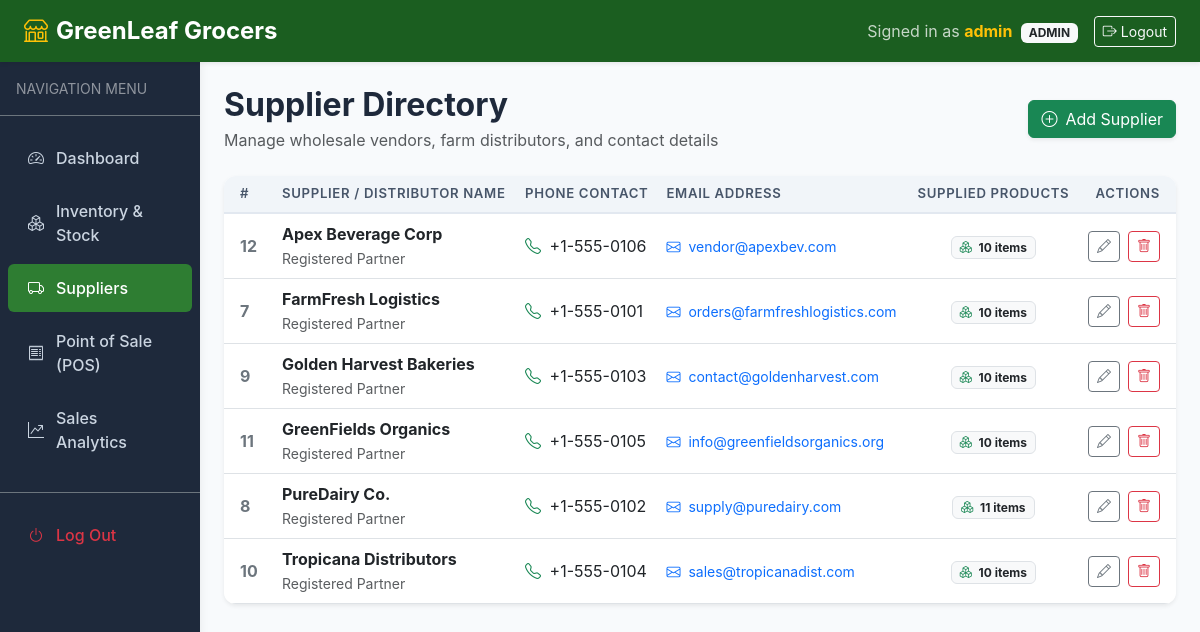
Page /suppliers/ (signed in) on the committed database.
### tables this page shows
CREATE TABLE suppliers (
    supplier_id INTEGER PRIMARY KEY AUTOINCREMENT,
    name TEXT NOT NULL,
    phone TEXT NOT NULL,
    email TEXT,
    created_at TIMESTAMP DEFAULT CURRENT_TIMESTAMP
);

### app/routes/suppliers.py (the view)
@suppliers_bp.route("/")
@admin_required
def index():
    suppliers = Supplier.get_all_with_counts()
    return render_template("suppliers/index.html", suppliers=suppliers)

### app/auth_utils.py (called while the page is built)
def admin_required(f):
    @wraps(f)
    def decorated_function(*args, **kwargs):
        if "user_id" not in session:
            flash("Please log in to access this page.", "warning")
            return redirect(url_for("auth.login", next=request.endpoint))
        if session.get("role") != "admin":
            flash("Access denied. Admin privileges required.", "danger")
            return redirect(url_for("main.index"))
        return f(*args, **kwargs)
    return decorated_function

### app/database.py (called while the page is built)
def get_db_connection(db_path: str | Path | None = None) -> sqlite3.Connection:
    if db_path is None:
        try:
            from flask import current_app, has_app_context
            if has_app_context() and "DATABASE_PATH" in current_app.config:
                path = current_app.config["DATABASE_PATH"]
            else:
                path = DEFAULT_DB_PATH
        except ImportError:
            path = DEFAULT_DB_PATH
    else:
        path = db_path
    conn = sqlite3.connect(path)
    conn.row_factory = sqlite3.Row
    conn.execute("PRAGMA foreign_keys = ON;")
    return conn

### app/models.py (called while the page is built)
    @classmethod
    def get_all_with_counts(cls, db_path=None) -> List[Dict]:
        conn = get_db_connection(db_path)
        try:
            rows = conn.execute(
                """
                SELECT s.*, COUNT(p.product_id) as product_count
                FROM suppliers s
                LEFT JOIN products p ON s.supplier_id = p.supplier_id
                GROUP BY s.supplier_id
                ORDER BY s.name ASC
                """
            ).fetchall()
            return [dict(r) for r in rows]
        finally:
            conn.close()

### app/templates/suppliers/index.html (shortened to what this page needs)
{% extends "base.html" %}
{% block content %}
<div class="d-flex justify-content-between align-items-center mb-4">
    <div>
        <h2 class="fw-bold mb-1">Supplier Directory</h2>
        <p class="text-muted mb-0">Manage wholesale vendors, farm distributors, and contact details</p>
    </div>
    <div>
        <button type="button" class="btn btn-success d-flex align-items-center gap-2 shadow-sm" data-bs-toggle="modal" data-bs-target="#addSupplierModal">
            <i class="bi bi-plus-circle"></i> Add Supplier
        </button>
    </div>
</div>
<div class="card p-0 shadow-sm border-0 overflow-hidden">
    <div class="table-responsive">
        <table class="table table-hover align-middle mb-0">
            <thead class="table-light small">
                <tr>
                    <th class="ps-3" style="width: 50px;">#</th>
                    <th>Supplier / Distributor Name</th>
                    <th>Phone Contact</th>
                    <th>Email Address</th>
                    <th class="text-center">Supplied Products</th>
                    <th class="text-end pe-3">Actions</th>
                </tr>
            </thead>
            <tbody>
                {% if suppliers %}
                    {% for s in suppliers %}
                    <tr>
                        <td class="ps-3 text-secondary fw-bold">{{ s.supplier_id }}</td>
                        <td>
                            <div class="fw-bold text-dark fs-6">{{ s.name }}</div>
                            <span class="text-muted small">Registered Partner</span>
                        </td>
                        <td>
                            <a href="tel:{{ s.phone }}" class="text-decoration-none text-dark">
                                <i class="bi bi-telephone text-success me-1"></i> {{ s.phone }}
                            </a>
                        </td>
                        <td>
                            {% if s.email %}
                            <a href="mailto:{{ s.email }}" class="text-decoration-none text-primary small">
                                <i class="bi bi-envelope me-1"></i> {{ s.email }}
                            </a>
                            {% else %}
                            <span class="text-muted small">N/A</span>
                            {% endif %}
                        </td>
                        <td class="text-center">
                            <span class="badge bg-light text-dark border px-2 py-1">
                                <i class="bi bi-boxes text-success me-1"></i> {{ s.product_count or 0 }} items
                            </span>
                        </td>
                        <td class="text-end pe-3">
                            <div class="d-flex gap-2 justify-content-end">
                                <button type="button" class="btn btn-outline-secondary btn-sm"
                                        data-bs-toggle="modal" data-bs-target="#editModal{{ s.supplier_id }}"
                                        title="Edit Vendor">
                                    <i class="bi bi-pencil"></i>
                                </button>
                                <button type="button" class="btn btn-outline-danger btn-sm"
                                        data-bs-toggle="modal" data-bs-target="#deleteModal{{ s.supplier_id }}"
                                        title="Delete Vendor">
                                    <i class="bi bi-trash"></i>
                                </button>
                            </div>
                        </td>
                    </tr>
                    {% endfor %}
                {% endif %}
            </tbody>
        </table>
    </div>
</div>
{% endblock %}

### app/static/css/style.css (style rules this page uses)
:root { --primary-green: #2e7d32; --primary-green-dark: #1b5e20; --primary-green-light: #e8f5e9; --accent-orange: #f57c00; --accent-red: #d32f2f; --sidebar-bg: #1e293b; --sidebar-hover: #334155; --card-shadow: 0 4px 6px -1px rgba(0, 0, 0, 0.1), 0 2px 4px -1px rgba(0, 0, 0, 0.06); }
body { background-color: #f8fafc; font-family: -apple-system, BlinkMacSystemFont, "Segoe UI", Roboto, "Helvetica Neue", Arial, sans-serif; color: #1e293b; min-height: 100vh; }
.card { border: none; border-radius: 0.75rem; box-shadow: var(--card-shadow); transition: transform 0.2s ease, box-shadow 0.2s ease; }
.table thead th { background-color: #f1f5f9; color: #475569; font-size: 0.825rem; text-transform: uppercase; letter-spacing: 0.05em; font-weight: 600; border-bottom: 2px solid #e2e8f0; }

### rows in the picture
suppliers: supplier_id "12", name "Apex Beverage Corp", phone "+1-555-0106", email "vendor@apexbev.com", product_count "10"
suppliers: supplier_id "7", name "FarmFresh Logistics", phone "+1-555-0101", email "orders@farmfreshlogistics.com", product_count "10"
suppliers: supplier_id "9", name "Golden Harvest Bakeries", phone "+1-555-0103", email "contact@goldenharvest.com", product_count "10"
suppliers: supplier_id "11", name "GreenFields Organics", phone "+1-555-0105", email "info@greenfieldsorganics.org", product_count "10"
suppliers: supplier_id "8", name "PureDairy Co.", phone "+1-555-0102", email "supply@puredairy.com", product_count "11"
suppliers: supplier_id "10", name "Tropicana Distributors", phone "+1-555-0104", email "sales@tropicanadist.com"

### other values in the picture
{{ current_username }} "admin"
{{ current_role }} "ADMIN"
